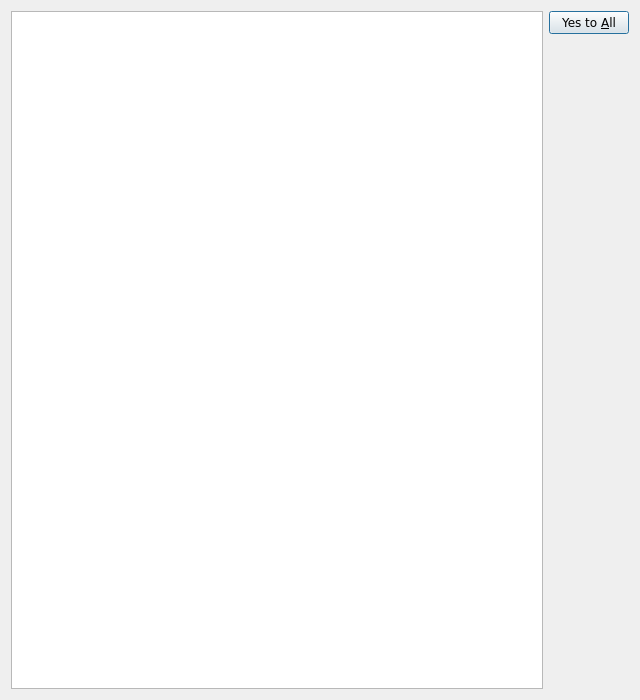
<?xml version="1.0" encoding="UTF-8"?>
<ui version="4.0">
 <class>HelpDialog</class>
 <widget class="QDialog" name="HelpDialog">
  <property name="geometry">
   <rect>
    <x>0</x>
    <y>0</y>
    <width>640</width>
    <height>700</height>
   </rect>
  </property>
  <property name="windowTitle">
   <string>Help</string>
  </property>
  <layout class="QHBoxLayout" name="horizontalLayout">
   <item>
    <widget class="QTextEdit" name="helpTextEdit">
     <property name="font">
      <font>
       <family>Verdana</family>
      </font>
     </property>
    </widget>
   </item>
   <item>
    <widget class="QDialogButtonBox" name="buttonBox">
     <property name="font">
      <font>
       <family>Verdana</family>
      </font>
     </property>
     <property name="orientation">
      <enum>Qt::Vertical</enum>
     </property>
     <property name="standardButtons">
      <set>QDialogButtonBox::YesToAll</set>
     </property>
    </widget>
   </item>
  </layout>
 </widget>
 <resources/>
 <connections>
  <connection>
   <sender>buttonBox</sender>
   <signal>accepted()</signal>
   <receiver>HelpDialog</receiver>
   <slot>accept()</slot>
   <hints>
    <hint type="sourcelabel">
     <x>248</x>
     <y>254</y>
    </hint>
    <hint type="destinationlabel">
     <x>157</x>
     <y>274</y>
    </hint>
   </hints>
  </connection>
  <connection>
   <sender>buttonBox</sender>
   <signal>rejected()</signal>
   <receiver>HelpDialog</receiver>
   <slot>reject()</slot>
   <hints>
    <hint type="sourcelabel">
     <x>316</x>
     <y>260</y>
    </hint>
    <hint type="destinationlabel">
     <x>286</x>
     <y>274</y>
    </hint>
   </hints>
  </connection>
 </connections>
</ui>
